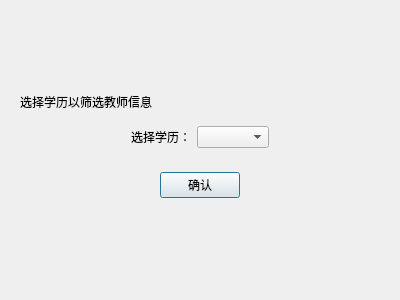
<?xml version="1.0" encoding="UTF-8"?>
<ui version="4.0">
 <class>ScreeningradeDialog</class>
 <widget class="QDialog" name="ScreeningradeDialog">
  <property name="geometry">
   <rect>
    <x>0</x>
    <y>0</y>
    <width>400</width>
    <height>300</height>
   </rect>
  </property>
  <property name="windowTitle">
   <string>Dialog</string>
  </property>
  <layout class="QGridLayout" name="gridLayout">
   <item row="0" column="0">
    <spacer name="verticalSpacer">
     <property name="orientation">
      <enum>Qt::Vertical</enum>
     </property>
     <property name="sizeHint" stdset="0">
      <size>
       <width>20</width>
       <height>58</height>
      </size>
     </property>
    </spacer>
   </item>
   <item row="1" column="0">
    <widget class="QWidget" name="widget" native="true">
     <layout class="QVBoxLayout" name="verticalLayout">
      <item>
       <widget class="QLabel" name="title_label">
        <property name="text">
         <string>选择学历以筛选教师信息</string>
        </property>
       </widget>
      </item>
      <item>
       <widget class="QWidget" name="widget_2" native="true">
        <layout class="QHBoxLayout" name="horizontalLayout">
         <item>
          <spacer name="horizontalSpacer">
           <property name="orientation">
            <enum>Qt::Horizontal</enum>
           </property>
           <property name="sizeHint" stdset="0">
            <size>
             <width>40</width>
             <height>20</height>
            </size>
           </property>
          </spacer>
         </item>
         <item>
          <widget class="QLabel" name="label">
           <property name="text">
            <string>选择学历：</string>
           </property>
          </widget>
         </item>
         <item>
          <widget class="QComboBox" name="choose_comboBox"/>
         </item>
         <item>
          <spacer name="horizontalSpacer_2">
           <property name="orientation">
            <enum>Qt::Horizontal</enum>
           </property>
           <property name="sizeHint" stdset="0">
            <size>
             <width>40</width>
             <height>20</height>
            </size>
           </property>
          </spacer>
         </item>
        </layout>
       </widget>
      </item>
      <item>
       <widget class="QWidget" name="widget_3" native="true">
        <layout class="QHBoxLayout" name="horizontalLayout_2">
         <item>
          <spacer name="horizontalSpacer_3">
           <property name="orientation">
            <enum>Qt::Horizontal</enum>
           </property>
           <property name="sizeHint" stdset="0">
            <size>
             <width>40</width>
             <height>20</height>
            </size>
           </property>
          </spacer>
         </item>
         <item>
          <widget class="QPushButton" name="Ok_pushButton">
           <property name="text">
            <string>确认</string>
           </property>
          </widget>
         </item>
         <item>
          <spacer name="horizontalSpacer_4">
           <property name="orientation">
            <enum>Qt::Horizontal</enum>
           </property>
           <property name="sizeHint" stdset="0">
            <size>
             <width>40</width>
             <height>20</height>
            </size>
           </property>
          </spacer>
         </item>
        </layout>
       </widget>
      </item>
     </layout>
    </widget>
   </item>
   <item row="2" column="0">
    <spacer name="verticalSpacer_2">
     <property name="orientation">
      <enum>Qt::Vertical</enum>
     </property>
     <property name="sizeHint" stdset="0">
      <size>
       <width>20</width>
       <height>58</height>
      </size>
     </property>
    </spacer>
   </item>
  </layout>
 </widget>
 <resources/>
 <connections>
  <connection>
   <sender>Ok_pushButton</sender>
   <signal>clicked()</signal>
   <receiver>ScreeningradeDialog</receiver>
   <slot>accept()</slot>
   <hints>
    <hint type="sourcelabel">
     <x>199</x>
     <y>186</y>
    </hint>
    <hint type="destinationlabel">
     <x>199</x>
     <y>149</y>
    </hint>
   </hints>
  </connection>
 </connections>
</ui>
